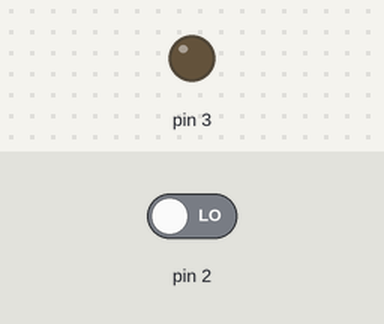
This sketch was run on a simulated Arduino Uno, built with avr-gcc and run on an emulated ATmega328P. On the bench: output pins drawn as LEDs (lit = HIGH). The inputs (shaded band) are chosen by the test bench; at power-on: pin 2 LOW. What the sketch prints to the serial monitor is not drawn.

Above: at 1.2 s.
1.3 s: pin 2 driven HIGH
At 2.3 s:
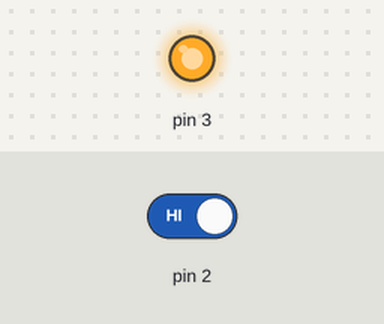
2.8 s: pin 2 driven LOW
At 3.4 s:
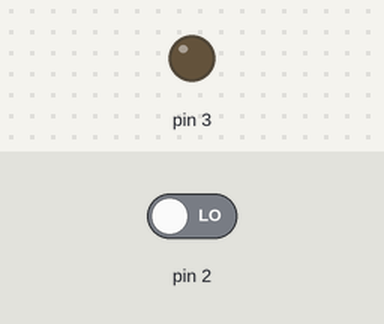
Timing chart, 0 to 5.8 s (numbered marks = the images above; inputs shaded):
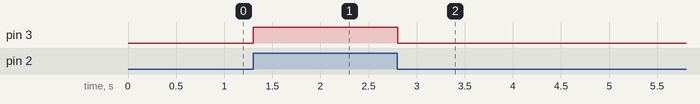

The sketch:

02_pir_motion_sensor.ino
```cpp
int val = 0;

void setup() {
  Serial.begin(9600);
  pinMode(2, INPUT);
  pinMode(3, OUTPUT);
}

void loop() {
  val = digitalRead(2);
  if (val == HIGH) {
    digitalWrite(3, HIGH);
  } else {
    digitalWrite(3, LOW);
  }
  Serial.println(val);
}
```

Measured:
- after the input at 1.3 s, pin 3: LOW → HIGH at once
- after the input at 2.8 s, pin 3: HIGH → LOW at once
